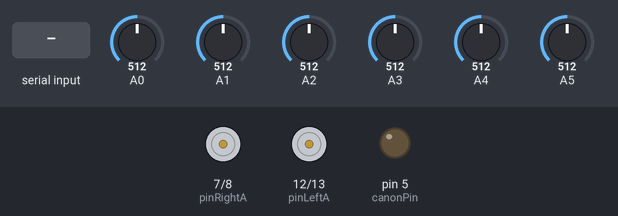
This sketch was run on a simulated Arduino Uno, built with avr-gcc and run on an emulated ATmega328P. Parts: motor-driver pin pairs drawn as motors (green arrow = first pin HIGH = forward, orange = second pin HIGH = backward, longer = more drive, scaled by the enable pin), output pins drawn as LEDs (lit = HIGH). Inputs (shaded band) come from the test bench; at power-on: A0 = 512, A1 = 512, A2 = 512, A3 = 512, A4 = 512, A5 = 512.

Above: at 1.2 s.
1.3 s: "E" received over the second serial link
At 1.8 s:
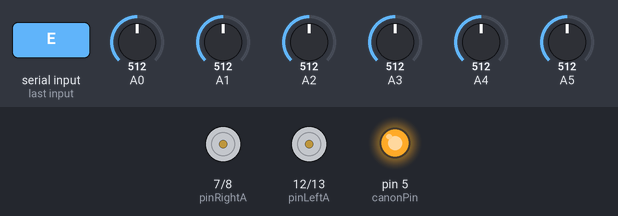
4.3 s: "A" received over the second serial link
At 5.1 s:
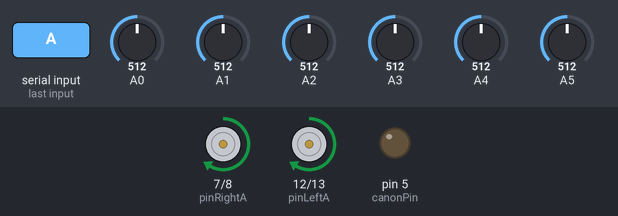
Timing chart, 0 to 7.3 s (numbered marks = the images above; inputs shaded):
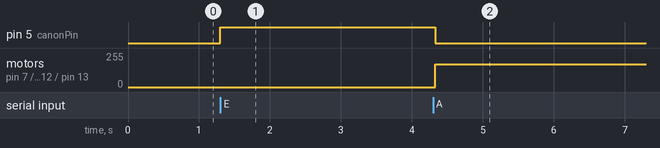

The sketch:

control.ino
```cpp
// Bluetooth Values
#include <SoftwareSerial.h>
int bluetoothTx=2;
int bluetoothRx=3;
SoftwareSerial bluetooth(bluetoothTx, bluetoothRx);
char data = ' ';
bool manual = true;


// Canon value
int canonPin=5;


// Gear value
int gear = 255;


// Sensor Values
int sensorData;
int sensorExtraLeft = A0;
int sensorLeft = A1;
int sensorMidLeft = A2;
int sensorMidRight = A3;
int sensorRight = A4;
int sensorExtraRight = A5;

int extraLeftValue = B0;
int leftValue = B0;
int midLeftValue = B0;
int midRightValue = B0;
int rightValue = B0;
int extraRightValue = B0;

int extraLeftDistance = 8;
int leftDistance = 5;
int midLeftDistance = 1;
int midRightDistance = -1;
int rightDistance = -5;
int extraRightDistance = -8;
int blackWhiteSwitch = 450;


// PID Constants
float timeStep = 0.001; // Seconds
float sumError = 0;
float errorTerm = 0;
float prevError = 0;
float controlVar = 0;
int maxSpeed = 170;
float K_p = 200; // Proportional control weight
float K_i = 400; // Integral control weight
float K_d = 70;  // Differntal control weight


// Motor values
int pinLeftA = 12;
int pinLeftB = 13;
int pinLeftPWM = 11;
int pinRightA = 7;
int pinRightB = 8;
int pinRightPWM = 6;
#define FORWARD 1
#define BACKWARD 2
#define STILL 3
#define LEFT 4
#define RIGHT 5


//------Basic control functions------//
// Sensor white/black function - 1=black 0=white
int sensorRead(int sensorPin){
  sensorData = analogRead(sensorPin);
  if(sensorData <= blackWhiteSwitch){
    return B1;
  }
  else{
    return B0;
  }
}


// Wheel rotation function
void controlWheel(int side, int dirc, int spd) {
  // Select wheel, choose adequite pins
  int pinA, pinB, pinPWM;
  if (side == RIGHT) {
    pinA = pinRightA;
    pinB = pinRightB;
    pinPWM = pinRightPWM;
  } else if (side == LEFT) {
    pinA = pinLeftA;
    pinB = pinLeftB;
    pinPWM = pinLeftPWM;
  } else {
    return;
  }

  // Give commands to selected wheel
  analogWrite(pinPWM, spd);
  switch (dirc) {
    case FORWARD:
      digitalWrite(pinA, HIGH);
      digitalWrite(pinB, LOW);
      break;
    case BACKWARD:
      digitalWrite(pinA, LOW);
      digitalWrite(pinB, HIGH);
      break;
    default:
     // NOTHING!
     break;
  }
}

//------Bluetooth control functions------//
// Directional movement functions
void turnLeft(void) {
  controlWheel(RIGHT, FORWARD, gear);
  controlWheel(LEFT, FORWARD, gear/2);
}

void turnRight(void) {
  controlWheel(LEFT, FORWARD, gear);
  controlWheel(RIGHT, FORWARD, gear/2);
}

void forward(void) {
  controlWheel(LEFT, FORWARD, gear);
  controlWheel(RIGHT, FORWARD, gear);
}

void backward(void) {
  controlWheel(LEFT, BACKWARD, gear);
  controlWheel(RIGHT, BACKWARD, gear);
}

void stopMovement(void) {
    controlWheel(LEFT, FORWARD, 0);
    controlWheel(RIGHT, FORWARD, 0);
}


// Checks for manual/automatic mode
bool manualCheck(char btData, bool manualBool){
  switch(btData){

    case 'M':
      return true;
      break;

    case 'A':
      return false;
      break;

    default:
      return manualBool;
      break;
  }
}


// All controlls for manual/bluetooth
void btControl(char btData){

  if(data=='E'){
      digitalWrite(canonPin,HIGH);
      delay(100);
      digitalWrite(canonPin,LOW);

  }else{
    switch (data) {

      case 'R':
        turnRight();
        break;

      case 'F':
        forward();
        break;

      case 'L':
        turnLeft();
        break;

      case 'S':
        stopMovement();
        break;

     case 'B':
        backward();
        break;

      // Gear functions
      case '6':
        gear=255;
        break;

      case '5':
        gear=200;
        break;

      case '4':
        gear=175;
        break;

      case '3':
        gear=150;
        break;

      case '2':
        gear=100;
        break;

      case '1':
        gear=50;
        break;

      default:
        //Nothing!
        break;

    }
  }
}


//------PID control functions------//
// PID Error function
float error(void) {
  // Sensors values, 0 if white, 1 if black
  int extraLeftValue = sensorRead(sensorExtraLeft);
  int leftValue = sensorRead(sensorLeft);
  int midLeftValue = sensorRead(sensorMidLeft);
  int midRightValue = sensorRead(sensorMidRight);
  int rightValue = sensorRead(sensorRight);
  int extraRightValue = sensorRead(sensorExtraRight);

  //Calculations for error/unballance
  float procesVar = 0.16*(extraLeftDistance*extraLeftValue + leftDistance*leftValue + midLeftDistance*midLeftValue + midRightDistance*midRightValue + rightDistance*rightValue + extraRightDistance*extraRightValue);
  float setPoint = 0;
  return setPoint - procesVar;  // Calculates diffrence from setPoint, IE how unballanced the car is
}

// Differntiate error function
float diffError(float error, float prevError) {
  // Discreet differntiation, indicates chang in the course
  return (error-prevError)/(timeStep);
}

// Integrate error function
float integrateError(float error) {
  // Riemann sum integration, increases intensity of control the longer it doesn't work.
  sumError = sumError + error*timeStep;
  return sumError;
}

// Wheel control function, negative spd = drives backwards
void wheel(int side, int spd) {
  int truSpd = 0;
  // Wheel turning backwards
  if (spd < 0) {
    truSpd = -spd;
    if (truSpd > maxSpeed) {
      truSpd = maxSpeed; // Speed to high
    }
    controlWheel(side,BACKWARD,truSpd);
  // Wheel turning forwards
  } else {
    truSpd = spd;
    if (truSpd > maxSpeed) {
      truSpd = maxSpeed; // Speed to high
    }
    controlWheel(side,FORWARD,truSpd);
  }
}


void setup() {
  pinMode(pinLeftA, OUTPUT);
  pinMode(pinLeftB, OUTPUT);
  pinMode(pinLeftPWM, OUTPUT);
  pinMode(pinRightA, OUTPUT);
  pinMode(pinRightB, OUTPUT);
  pinMode(pinRightPWM, OUTPUT);

  pinMode(canonPin,OUTPUT);

  Serial.begin(9600);
  bluetooth.begin(115200);
}


void loop() {
  // Connect to bluetooth
  if(bluetooth.available()){
    data = bluetooth.read();
  }

  // Checks if manual is on
  manual = manualCheck(data, manual);
  if (manual == true) {
    btControl(data);
    sumError = 0; // Resets PID control loop
  } else {
    errorTerm = error();

    // controlVar is half the difference between the power on the two motors, negative included
    controlVar = K_p*errorTerm + K_i*integrateError(errorTerm) + K_d*diffError(errorTerm,prevError);

    wheel(LEFT,maxSpeed+controlVar);
    wheel(RIGHT,maxSpeed-controlVar);

    prevError = errorTerm; // For differential
  }
  delay(timeStep*1000); // Necessary for integral and derivative
}
```

Measured:
- after the input at 1.3 s, pin 5 (canonPin): LOW → HIGH at once
- after the input at 4.3 s, pin 5 (canonPin): HIGH → LOW at once; motor on pin 7 (pinRightA) / pin 8 (pinRightB), motor on pin 12 (pinLeftA) / pin 13 (pinLeftB): stopped → forward 170/255 at once
